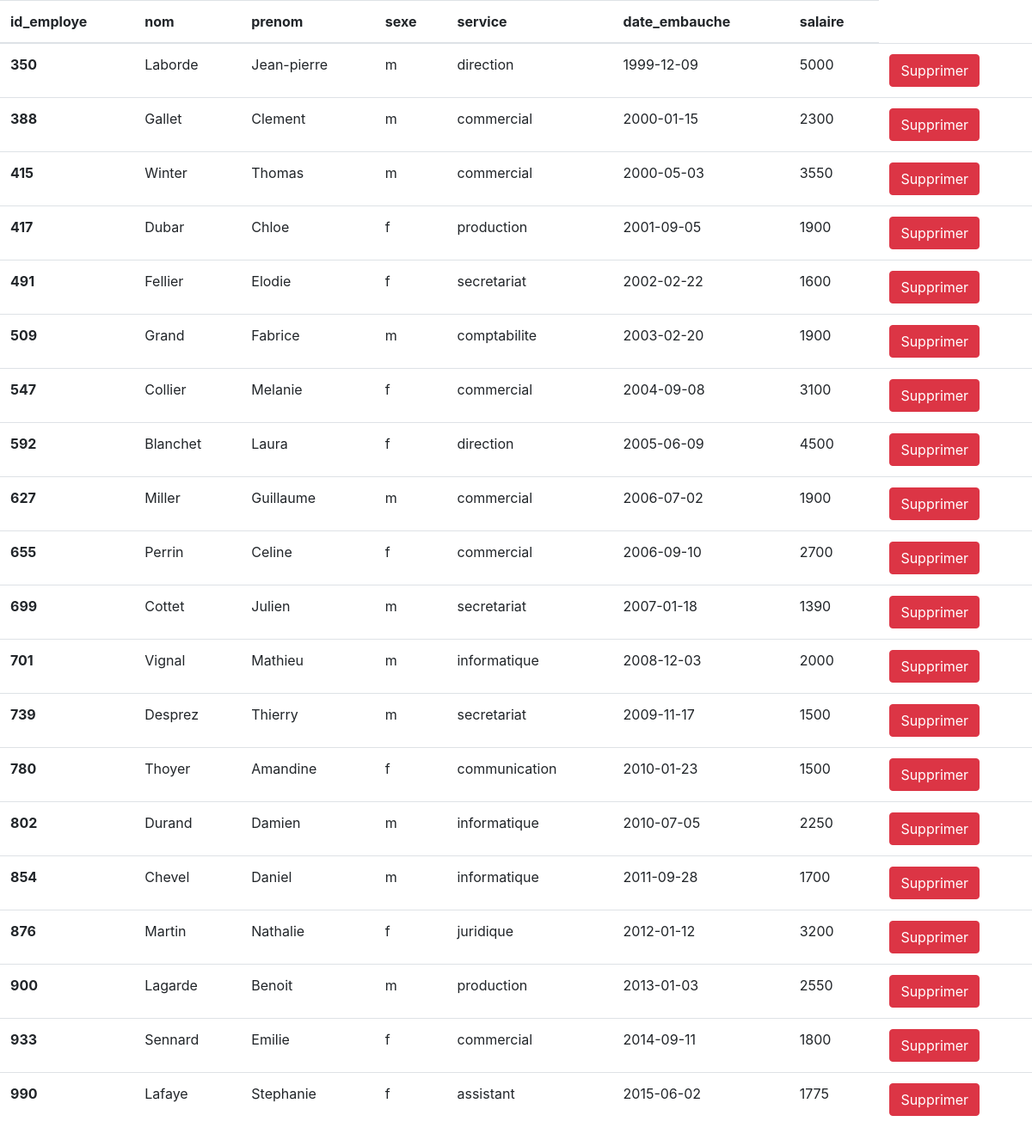
/7.tp_employes/index.php, run on the app's committed database.
### tables this page shows
CREATE TABLE employes (
  id_employes INT(3) NOT NULL AUTO_INCREMENT,
  prenom VARCHAR(20) NOT NULL,
  nom VARCHAR(20) NOT NULL,
  sexe ENUM('m','f') NOT NULL,
  service VARCHAR(30) NOT NULL,
  date_embauche DATE NOT NULL,
  salaire INT(3) NOT NULL,
  PRIMARY KEY (id_employes)
);

### 7.tp_employes/index.php (the view, shortened to what this page needs)
<?php
require "config.php";
$sql = "SELECT * FROM employes";
$requete = $pdo->query($sql);
$employes = $requete->fetchAll();
?>
<!DOCTYPE html>
<html lang="en">
<head>
    <link rel="stylesheet" href="https://cdn.jsdelivr.net/npm/bootstrap@4.6.2/dist/css/bootstrap.min.css">
</head>
<body>
    <table class="table">
        <thead>
            <tr>
                <th scope="col">id_employe</th>
                <th scope="col">nom</th>
                <th scope="col">prenom</th>
                <th scope="col">sexe</th>
                <th scope="col">service</th>
                <th scope="col">date_embauche</th>
                <th scope="col">salaire</th>
            </tr>
        </thead>
        <tbody>
            <?php foreach ($employes as $employe) { ?>
                <tr>
                    <th scope="row"><?php echo $employe["id_employes"];  ?></th>
                    <td><?php echo $employe["nom"]; ?></td>
                    <td><?php echo $employe["prenom"]; ?></td>
                    <td><?php echo $employe["sexe"]; ?></td>
                    <td><?php echo $employe["service"]; ?></td>
                    <td><?php echo $employe["date_embauche"]; ?></td>
                    <td><?php echo $employe["salaire"]; ?></td>
                    <td><a href="delete.php?id_employes=<?php echo $employe["id_employes"]; ?>" class="btn btn-danger" name="suppr" id="suppr">Supprimer</a></td>
                </tr>
            <?php } ?>
        </tbody>
    </table>
</body>
</html>

### data on the page
employes: id_employes "350", nom "Laborde", prenom "Jean-pierre", sexe "m", service "direction", date_embauche "1999-12-09", salaire "5000"
employes: id_employes "388", nom "Gallet", prenom "Clement", sexe "m", service "commercial", date_embauche "2000-01-15", salaire "2300"
employes: id_employes "415", nom "Winter", prenom "Thomas", sexe "m", service "commercial", date_embauche "2000-05-03", salaire "3550"
employes: id_employes "417", nom "Dubar", prenom "Chloe", sexe "f", service "production", date_embauche "2001-09-05", salaire "1900"
employes: id_employes "491", nom "Fellier", prenom "Elodie", sexe "f", service "secretariat", date_embauche "2002-02-22", salaire "1600"
employes: id_employes "509", nom "Grand", prenom "Fabrice", sexe "m", service "comptabilite", date_embauche "2003-02-20", salaire "1900"
employes: id_employes "547", nom "Collier", prenom "Melanie", sexe "f", service "commercial", date_embauche "2004-09-08", salaire "3100"
employes: id_employes "592", nom "Blanchet", prenom "Laura", sexe "f", service "direction", date_embauche "2005-06-09", salaire "4500"
employes: id_employes "627", nom "Miller", prenom "Guillaume", sexe "m", service "commercial", date_embauche "2006-07-02", salaire "1900"
employes: id_employes "655", nom "Perrin", prenom "Celine", sexe "f", service "commercial", date_embauche "2006-09-10", salaire "2700"
employes: id_employes "699", nom "Cottet", prenom "Julien", sexe "m", service "secretariat", date_embauche "2007-01-18", salaire "1390"
employes: id_employes "701", nom "Vignal", prenom "Mathieu", sexe "m", service "informatique", date_embauche "2008-12-03", salaire "2000"
employes: id_employes "739", nom "Desprez", prenom "Thierry", sexe "m", service "secretariat", date_embauche "2009-11-17", salaire "1500"
employes: id_employes "780", nom "Thoyer", prenom "Amandine", sexe "f", service "communication", date_embauche "2010-01-23", salaire "1500"
employes: id_employes "802", nom "Durand", prenom "Damien", sexe "m", service "informatique", date_embauche "2010-07-05", salaire "2250"
employes: id_employes "854", nom "Chevel", prenom "Daniel", sexe "m", service "informatique", date_embauche "2011-09-28", salaire "1700"
employes: id_employes "876", nom "Martin", prenom "Nathalie", sexe "f", service "juridique", date_embauche "2012-01-12", salaire "3200"
employes: id_employes "900", nom "Lagarde", prenom "Benoit", sexe "m", service "production", date_embauche "2013-01-03", salaire "2550"
employes: id_employes "933", nom "Sennard", prenom "Emilie", sexe "f", service "commercial", date_embauche "2014-09-11", salaire "1800"
employes: id_employes "990", nom "Lafaye", prenom "Stephanie", sexe "f", service "assistant", date_embauche "2015-06-02", salaire "1775"
